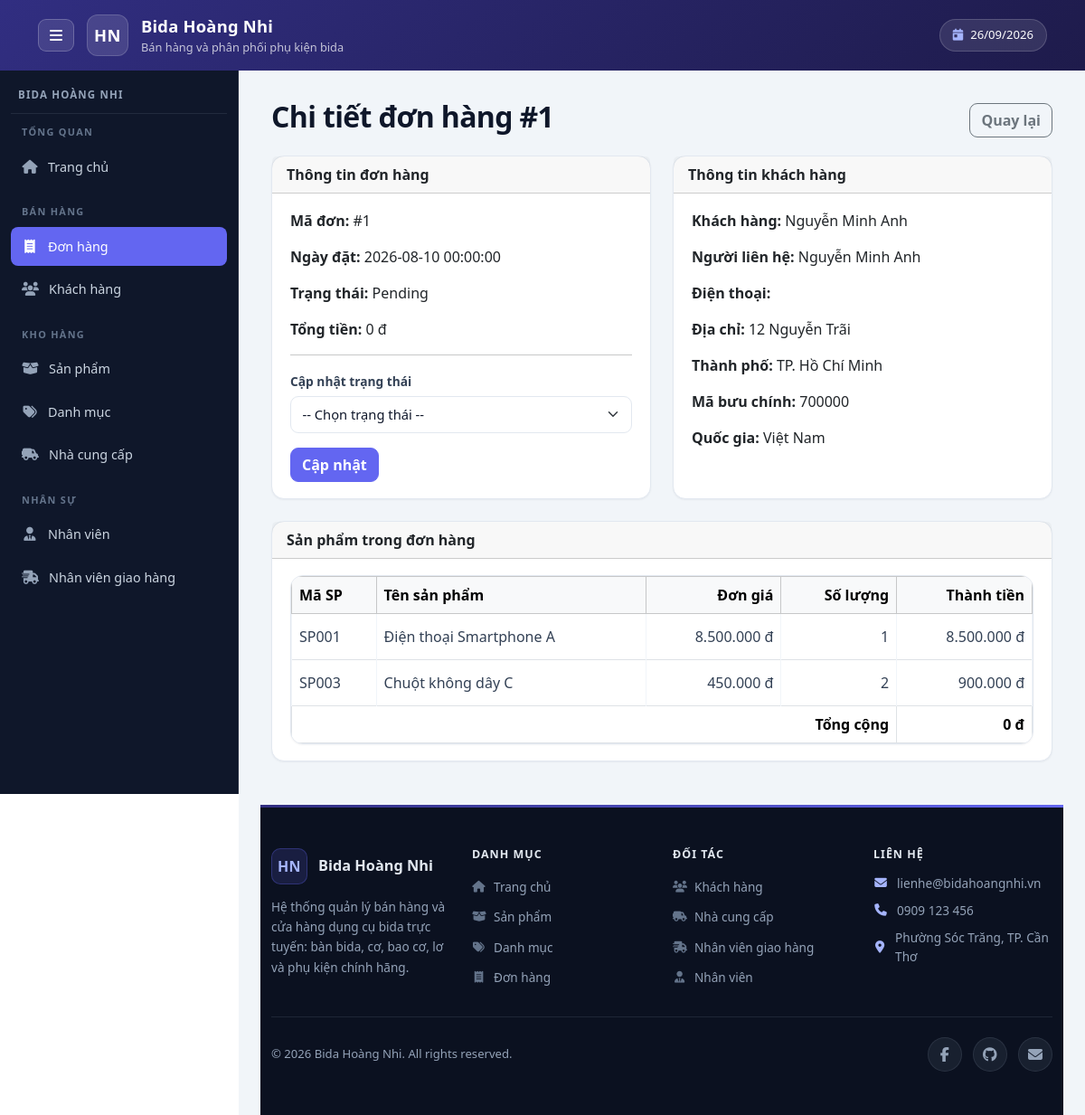
Page /admin/orders/detail.php?id=1 on the committed database.
### tables this page shows
CREATE TABLE orders (
    OrderID INT AUTO_INCREMENT PRIMARY KEY,

    OrderDate DATETIME NOT NULL DEFAULT CURRENT_TIMESTAMP,

    TotalAmount DECIMAL(12,2) NOT NULL DEFAULT 0,
    Status VARCHAR(30) NOT NULL DEFAULT 'Pending',

    CustomerID INT NOT NULL,
    EmployeeID INT,
    ShipperID INT,

    CONSTRAINT chk_orders_total
        CHECK (TotalAmount >= 0),

    CONSTRAINT fk_orders_customer
        FOREIGN KEY (CustomerID) REFERENCES customers(CustomerID),
    CONSTRAINT fk_orders_employee
        FOREIGN KEY (EmployeeID) REFERENCES employees(EmployeeID),
    CONSTRAINT fk_orders_shipper
        FOREIGN KEY (ShipperID) REFERENCES shippers(ShipperID)
);

CREATE TABLE customers (
    CustomerID INT AUTO_INCREMENT PRIMARY KEY,
    CustomerName VARCHAR(100) NOT NULL,
    ContactName VARCHAR(100),
    Address VARCHAR(200),
    City VARCHAR(100),
    PostalCode VARCHAR(20),
    Country VARCHAR(100),
    Phone VARCHAR(20),
    Email VARCHAR(255) NULL,
    PasswordHash VARCHAR(255) NULL,
    CONSTRAINT uq_customers_email UNIQUE (Email)
);

CREATE TABLE orderdetail (
    OrderDetailID INT AUTO_INCREMENT PRIMARY KEY,
    Quantity INT NOT NULL,
    UnitPrice DECIMAL(12,2) NOT NULL,
    OrderID INT NOT NULL,
    ProductID INT NOT NULL,

    CONSTRAINT chk_orderdetail_quantity CHECK (Quantity > 0),
    CONSTRAINT chk_orderdetail_unitprice CHECK (UnitPrice >= 0),
    CONSTRAINT fk_orderdetail_order
        FOREIGN KEY (OrderID)
        REFERENCES orders(OrderID)
        ON DELETE CASCADE,
    CONSTRAINT fk_orderdetail_product
        FOREIGN KEY (ProductID) REFERENCES products(ProductID)
);

CREATE TABLE products (
    ProductID INT AUTO_INCREMENT PRIMARY KEY,
    ProductCode VARCHAR(50) NOT NULL UNIQUE,
    ProductName VARCHAR(255) NOT NULL,
    Description TEXT,
    Unit VARCHAR(20),
    Price DECIMAL(12,2) NOT NULL DEFAULT 0,
    StockQuantity INT NOT NULL DEFAULT 0,
    IsActive BOOLEAN NOT NULL DEFAULT TRUE,
    SupplierID INT NOT NULL,
    CategoryID INT NOT NULL,

    CONSTRAINT chk_products_price CHECK (Price >= 0),
    CONSTRAINT chk_products_stock CHECK (StockQuantity >= 0),
    CONSTRAINT fk_products_supplier
        FOREIGN KEY (SupplierID) REFERENCES suppliers(SupplierID),
    CONSTRAINT fk_products_category
        FOREIGN KEY (CategoryID) REFERENCES categories(CategoryID)
);

### public/admin/orders/detail.php (the view, shortened to what this page needs)
<?php
require_once '/var/www/src/config/database.php';
$orderID = isset($_GET['id'])
    ? (int) $_GET['id']
    : 0;
$sqlOrder = "
    SELECT
        o.OrderID,
        o.OrderDate,
        o.TotalAmount,
        o.Status,
        c.CustomerName,
        c.ContactName,
        c.Phone,
        c.Address,
        c.City,
        c.PostalCode,
        c.Country
    FROM
        orders AS o,
        customers AS c
    WHERE
        o.CustomerID = c.CustomerID
        AND o.OrderID = ?
";
$allowedTransitions = [
    'Pending' => [
        'Confirmed',
        'Cancelled'
    ],
    'Confirmed' => [
        'Shipping',
        'Cancelled'
    ],
    'Shipping' => [
        'Completed',
        'Cancelled'
    ],
    'Completed' => [],
    'Cancelled' => []
];
$stmtOrder = $conn->prepare($sqlOrder);
$stmtOrder->bind_param('i', $orderID);
$stmtOrder->execute();
$orderResult = $stmtOrder->get_result();
$order = $orderResult->fetch_assoc();
$sqlDetail = "
    SELECT
        od.Quantity,
        od.UnitPrice,
        p.ProductCode,
        p.ProductName
    FROM
        orderdetail AS od,
        products AS p
    WHERE
        od.ProductID = p.ProductID
        AND od.OrderID = ?
    ORDER BY
        od.OrderDetailID
";
$stmtDetail = $conn->prepare($sqlDetail);
$stmtDetail->bind_param('i', $orderID);
$stmtDetail->execute();
$detailResult = $stmtDetail->get_result();
require_once '/var/www/src/includes/admin/header.php';
require_once '/var/www/src/includes/admin/navbar.php';
?>
<div class="container mt-4">
    <div
        class="d-flex
               justify-content-between
               align-items-center
               mb-3"
    >
        <h2>
            Chi tiết đơn hàng #<?= (int) $order['OrderID'] ?>
        </h2>
        <a
            href="/admin/orders/"
            class="btn btn-outline-secondary"
        >
            Quay lại
        </a>
    </div>
    <div class="row g-4 mb-4">
        <div class="col-md-6">
            <div class="card h-100">
                <div class="card-header">
                    <strong>Thông tin đơn hàng</strong>
                </div>
                <div class="card-body">
                    <p>
                        <strong>Mã đơn:</strong>
                        #<?= (int) $order['OrderID'] ?>
                    </p>
                    <p>
                        <strong>Ngày đặt:</strong>
                        <?= htmlspecialchars($order['OrderDate']) ?>
                    </p>
                    <p>
                        <strong>Trạng thái:</strong>
                        <?= htmlspecialchars($order['Status']) ?>
                    </p>
                    <p>
                        <strong>Tổng tiền:</strong>
                        <?= number_format(
                            (float) $order['TotalAmount'],
                            0,
                            ',',
                            '.'
                        ) ?> đ
                    </p>
                    <?php
                    $nextStatuses =
                        $allowedTransitions[$order['Status']]
                        ?? [];
                    ?>
                    <?php if (!empty($nextStatuses)): ?>
                        <hr>
                        <form method="post">
                            <div class="mb-3">
                                <label
                                    for="status"
                                    class="form-label"
                                >
                                    Cập nhật trạng thái
                                </label>
                                <select
                                    name="status"
                                    id="status"
                                    class="form-select"
                                    required
                                >
                                    <option value="">
                                        -- Chọn trạng thái --
                                    </option>
                                </select>
                            </div>
                            <button
                                type="submit"
                                name="update_status"
                                class="btn btn-primary"
                            >
                                Cập nhật
                            </button>
                        </form>
                    <?php else: ?>
                        <div class="alert alert-secondary mb-0">
                            Đơn hàng đã ở trạng thái kết thúc.
                        </div>
                    <?php endif; ?>
                </div>
            </div>
        </div>
        <div class="col-md-6">
            <div class="card h-100">
                <div class="card-header">
                    <strong>Thông tin khách hàng</strong>
                </div>
                <div class="card-body">
                    <p>
                        <strong>Khách hàng:</strong>
                        <?= htmlspecialchars(
                            $order['CustomerName']
                        ) ?>
                    </p>
                    <p>
                        <strong>Người liên hệ:</strong>
                        <?= htmlspecialchars(
                            $order['ContactName'] ?? ''
                        ) ?>
                    </p>
                    <p>
                        <strong>Điện thoại:</strong>
                    </p>
                    <p>
                        <strong>Địa chỉ:</strong>
                        <?= htmlspecialchars(
                            $order['Address'] ?? ''
                        ) ?>
                    </p>
                    <p>
                        <strong>Thành phố:</strong>
                        <?= htmlspecialchars(
                            $order['City'] ?? ''
                        ) ?>
                    </p>
                    <p>
                        <strong>Mã bưu chính:</strong>
                        <?= htmlspecialchars(
                            $order['PostalCode'] ?? ''
                        ) ?>
                    </p>
                    <p class="mb-0">
                        <strong>Quốc gia:</strong>
                        <?= htmlspecialchars(
                            $order['Country'] ?? ''
                        ) ?>
                    </p>
                </div>
            </div>
        </div>
    </div>
    <div class="card">
        <div class="card-header">
            <strong>Sản phẩm trong đơn hàng</strong>
        </div>
        <div class="card-body">
            <div class="table-responsive">
                <table
                    class="table
                           table-bordered
                           align-middle
                           mb-0"
                >
                    <thead class="table-light">
                        <tr>
                            <th>Mã SP</th>
                            <th>Tên sản phẩm</th>
                            <th class="text-end">
                                Đơn giá
                            </th>
                            <th class="text-end">
                                Số lượng
                            </th>
                            <th class="text-end">
                                Thành tiền
                            </th>
                        </tr>
                    </thead>
                    <tbody>
                    <?php while (
                        $item = $detailResult->fetch_assoc()
                    ): ?>
                        <?php
                        $subtotal =
                            (float) $item['UnitPrice']
                            * (int) $item['Quantity'];
                        ?>
                        <tr>
                            <td>
                                <?= htmlspecialchars(
                                    $item['ProductCode']
                                ) ?>
                            </td>
                            <td>
                                <?= htmlspecialchars(
                                    $item['ProductName']
                                ) ?>
                            </td>
                            <td class="text-end">
                                <?= number_format(
                                    (float) $item['UnitPrice'],
                                    0,
                                    ',',
                                    '.'
                                ) ?> đ
                            </td>
                            <td class="text-end">
                                <?= (int) $item['Quantity'] ?>
                            </td>
                            <td class="text-end">
                                <?= number_format(
                                    $subtotal,
                                    0,
                                    ',',
                                    '.'
                                ) ?> đ
                            </td>
                        </tr>
                    <?php endwhile; ?>
                    </tbody>
                    <tfoot>
                        <tr>
                            <th
                                colspan="4"
                                class="text-end"
                            >
                                Tổng cộng
                            </th>
                            <th class="text-end">
                                <?= number_format(
                                    (float) $order['TotalAmount'],
                                    0,
                                    ',',
                                    '.'
                                ) ?> đ
                            </th>
                        </tr>
                    </tfoot>
                </table>
            </div>
        </div>
    </div>
</div>
<?php
require_once '/var/www/src/includes/admin/footer.php';

### public/assets/css/admin.css (style rules this page uses)
:root { --admin-header-from: #312E81; --admin-header-to: #1E1B4B; --admin-header-text: #FFFFFF; --admin-header-muted: rgba(255, 255, 255, 0.72); --admin-sidebar-w: 264px; --admin-sidebar-w-collapsed: 76px; --admin-nav-bg: #0F172A; --admin-nav-text: #CBD5E1; --admin-nav-icon: #94A3B8; --admin-nav-group: #64748B; --admin-nav-line: rgba(148, 163, 184, 0.14); --admin-nav-hover-bg: rgba(99, 102, 241, 0.20); --admin-nav-hover-text: #FFFFFF; --admin-nav-hover-icon: #A5B4FC; --admin-nav-active-bg: #6366F1; --admin-nav-active-text: #FFFFFF; --admin-footer-bg: #0B1120; --admin-footer-heading: #E2E8F0; --admin-footer-text: #94A3B8; --admin-footer-line: rgba(148, 163, 184, 0.14); --admin-accent: #6366F1; }
.app-content h2 { color: #0F172A; font-weight: 700; letter-spacing: -0.02em; }
.app-content .card { border: 1px solid #E2E8F0; border-radius: 14px; background-color: #FFFFFF; box-shadow: 0 1px 2px rgba(15, 23, 42, 0.05); transition: transform 0.22s cubic-bezier(0.4, 0, 0.2, 1), box-shadow 0.22s cubic-bezier(0.4, 0, 0.2, 1), border-color 0.22s cubic-bezier(0.4, 0, 0.2, 1); }
.app-content .card-body { padding: 18px 20px; }
.app-content .table-responsive { overflow-x: auto; overflow-y: hidden; border: 1px solid #E2E8F0; border-radius: 14px; background-color: #FFFFFF; box-shadow: 0 1px 2px rgba(15, 23, 42, 0.05); }
.app-content .table-responsive > .table { margin-bottom: 0; }
.app-content .table > tbody > tr > td { padding-top: 13px; padding-bottom: 13px; vertical-align: middle; color: #334155; border-color: #F1F5F9; }
.app-content .table > tbody > tr { transition: background-color 0.15s ease; }
.app-content .form-label { font-weight: 600; font-size: 0.86rem; color: #334155; margin-bottom: 0.3rem; }
.app-content .form-control, .app-content .form-select { border: 1.5px solid #E2E8F0; border-radius: 9px; padding: 0.52rem 0.78rem; font-size: 0.92rem; color: #0F172A; transition: border-color 0.15s ease, box-shadow 0.15s ease; }
.app-content .btn { border-radius: 9px; font-weight: 550; transition: transform 0.15s ease, box-shadow 0.15s ease, background-color 0.15s ease, border-color 0.15s ease; }
.app-content .btn-primary { background-color: var(--admin-accent); border-color: var(--admin-accent); }

### rows in the picture
orders: OrderID "1", OrderDate "2026-08-10 00:00:00", Status "Pending", TotalAmount "0", CustomerID.CustomerName "Nguyễn Minh Anh", CustomerID.ContactName "Nguyễn Minh Anh", CustomerID.Address "12 Nguyễn Trãi", CustomerID.City "TP. Hồ Chí Minh", CustomerID.PostalCode "700000", CustomerID.Country "Việt Nam"
orderdetail: ProductID.ProductCode "SP001", ProductID.ProductName "Điện thoại Smartphone A", UnitPrice "8.500.000", Quantity "1", subtotal "8.500.000"
orderdetail: ProductID.ProductCode "SP003", ProductID.ProductName "Chuột không dây C", UnitPrice "450.000", Quantity "2", subtotal "900.000"

### other values in the picture
$brand['initials'] "HN"
$appName "Bida Hoàng Nhi"
$appSubtitle "Bán hàng và phân phối phụ kiện bida"
$brand['name'] "BIDA HOÀNG NHI"
$group['title'] "TỔNG QUAN"
$item['label'] "Trang chủ"
$group['title'] "BÁN HÀNG"
$item['label'] "Đơn hàng"
$item['label'] "Khách hàng"
$group['title'] "KHO HÀNG"
$item['label'] "Sản phẩm"
$item['label'] "Danh mục"
$item['label'] "Nhà cung cấp"
$group['title'] "NHÂN SỰ"
$item['label'] "Nhân viên"
